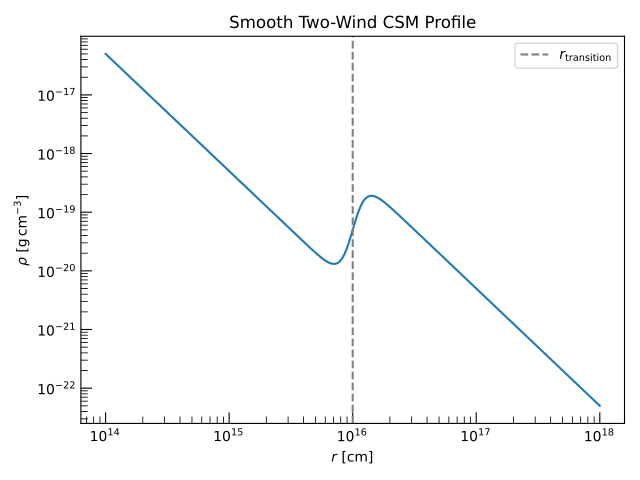

The script that drew this image:
import numpy as np
import astropy.units as u
import matplotlib.pyplot as plt
from trilobite.dynamics.profiles.csm import TwoWindCSMProfile
from trilobite.utils.plot_utils import set_plot_style

set_plot_style()

r = np.geomspace(1e14, 1e18, 500) * u.cm

rho = TwoWindCSMProfile.eval(
    r,
    A_star_1=1.0,
    A_star_2=100.0,
    r_transition=1e16 * u.cm,
    transition_width=0.25,
)

fig, ax = plt.subplots()
ax.loglog(r.value, rho.value)
ax.axvline(1e16, ls='--', color='gray', label=r'$r_{\rm transition}$')
ax.set_xlabel(r'$r\ [\mathrm{cm}]$')
ax.set_ylabel(r'$\rho\ [\mathrm{g\,cm^{-3}}]$')
ax.set_title('Smooth Two-Wind CSM Profile')
ax.legend()
plt.tight_layout()
